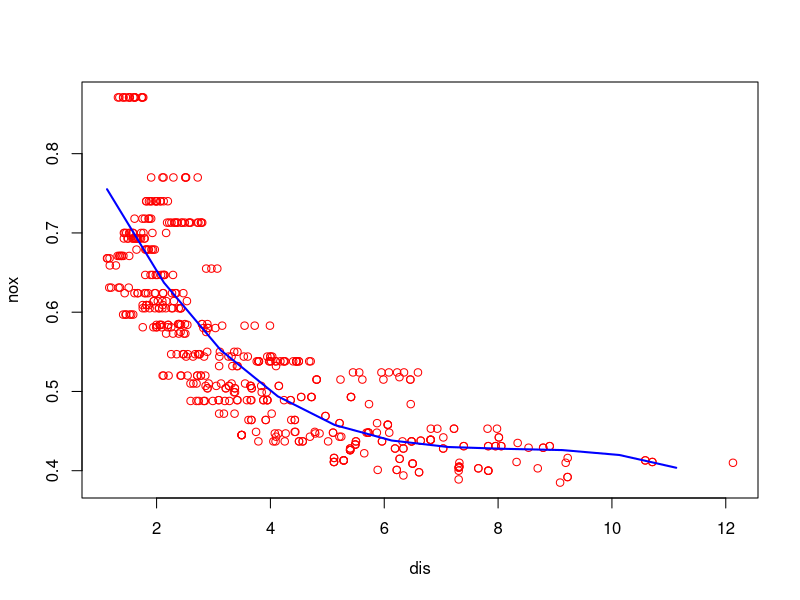
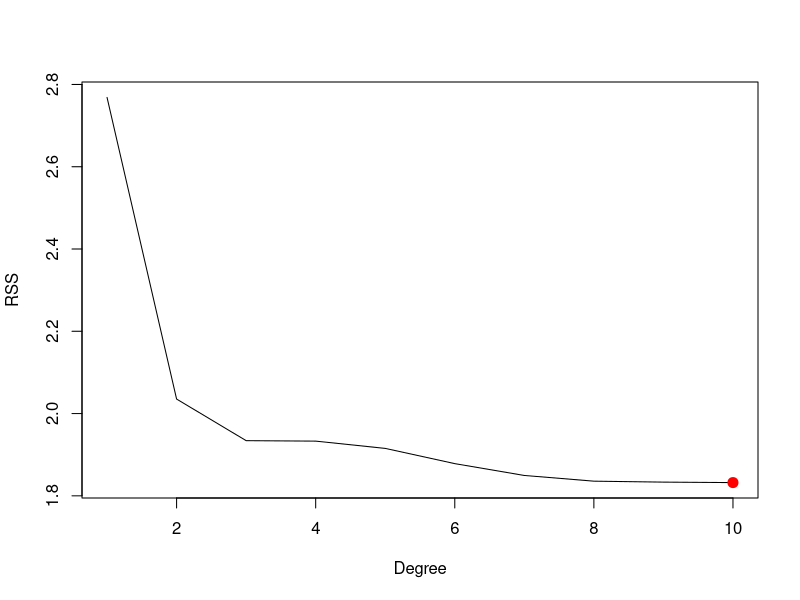
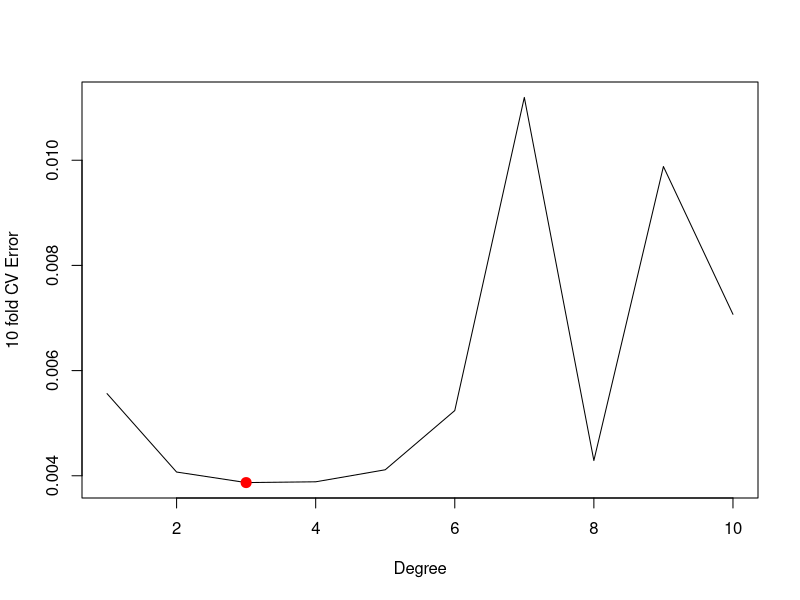
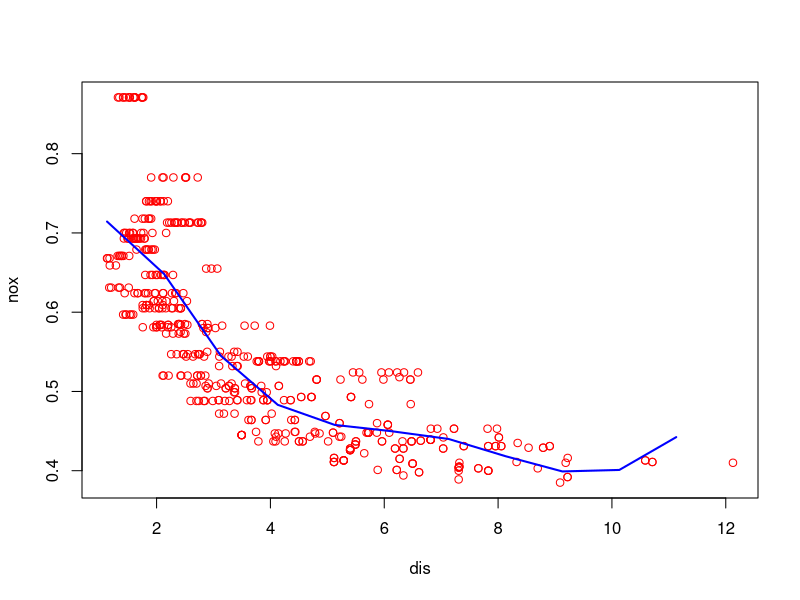
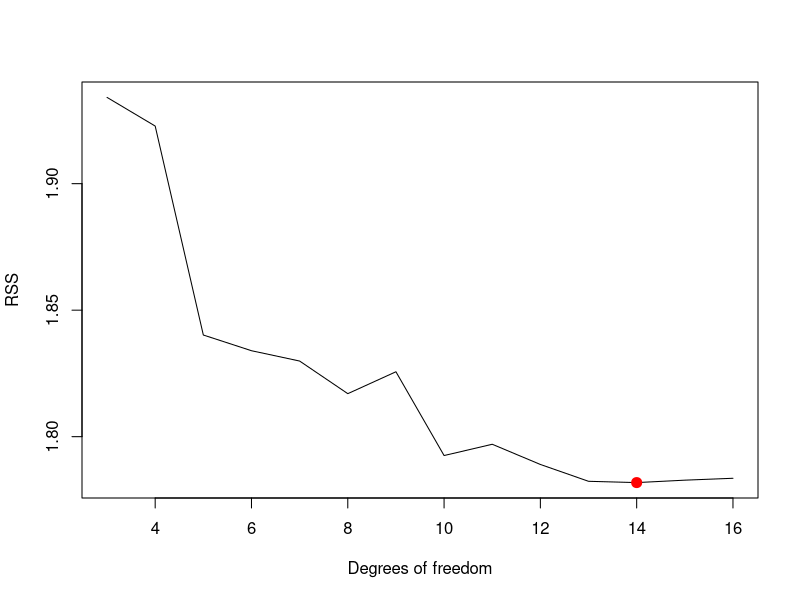
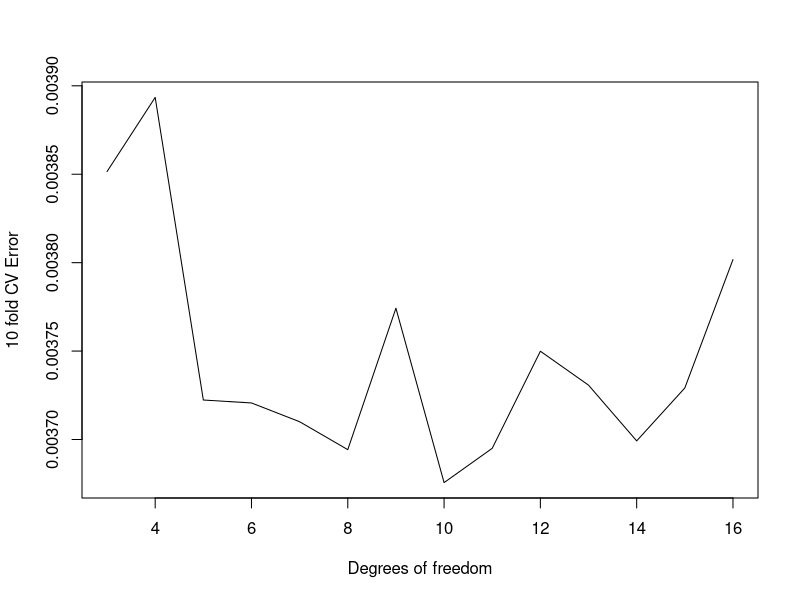

Recreate these plots in R, in order.
## ---- chunk 1
set.seed(12)
par(mfrow = c(1,1))

library(MASS)
library(boot)
library(splines)
df<-Boston
fit <- lm(nox ~ poly(dis, 3), data = df)
summary(fit)
## ---- chunk 2
dis_range = range(df$dis)
dis_seq = seq(from = dis_range[1], to = dis_range[2])
prediction = predict(fit, list(dis = dis_seq))
plot(nox ~ dis, data = df,col="red")
lines(dis_seq, prediction, lwd = 2, col = 'blue')
## ---- chunk 3
RSS <- rep(NA, 10)
for (i in 1:10) {
    fit <- lm(nox ~ poly(dis, i), data = Boston)
    RSS[i] <- sum(fit$residuals^2)
}
plot(1:10, RSS, xlab = "Degree", ylab = "RSS", type = "l")
points(which.min(RSS), RSS[which.min(RSS)], col = "red", cex = 2, pch = 20)

## ---- chunk 4

MSE <- rep(NA, 10)
for (i in 1:10) {
    fit <- glm(nox ~ poly(dis, i), data = Boston)
    MSE[i] <- cv.glm(Boston, fit, K = 10)$delta[1]
}
plot(1:10, MSE, xlab = "Degree", ylab = "10 fold CV Error", type = "l")
points(which.min(MSE), MSE[which.min(MSE)], col = "red", cex = 2, pch = 20)


## ---- chunk 5
fit <- lm(nox ~ bs(dis, df = 4, knots = c(3, 7, 11)), data = df)
summary(fit)
## ---- chunk 6
pred <- predict(fit, list(dis = dis_seq))
plot(nox ~ dis, data = Boston, col = "red")
lines(dis_seq, pred, col = "blue", lwd = 2)
## ---- chunk 7

RSS <- rep(NA, 16)
for (i in 3:16) {
    fit <- lm(nox ~ bs(dis, df = i), data = Boston)
    RSS[i] <- sum(fit$residuals^2)
}
plot(3:16, RSS[-c(1, 2)], xlab = "Degrees of freedom", ylab = "RSS", type = "l")
points(which.min(RSS), RSS[which.min(RSS)], col = "red", cex = 2, pch = 20)

## ---- chunk 8
CVError <- rep(NA, 16)
for (i in 3:16) {
    fit <- glm(nox ~ bs(dis, df = i), data = Boston)
    CVError[i] <- cv.glm(Boston, fit, K = 10)$delta[1]
}
## ---- chunk 9
plot(3:16, CVError[-c(1, 2)], xlab = "Degrees of freedom", ylab = "10 fold CV Error", type = "l")


## ---- chunk 10

## ---- chunk 11

## ---- chunk 12

## ---- chunk 13

## ---- chunk 14

## ---- chunk 15

## ---- chunk 16

## ---- chunk 17

## ---- chunk 18

## ---- chunk 19

## ---- chunk 20

## ---- chunk 21

## ---- chunk 22

## ---- chunk 23

## ---- chunk 24

